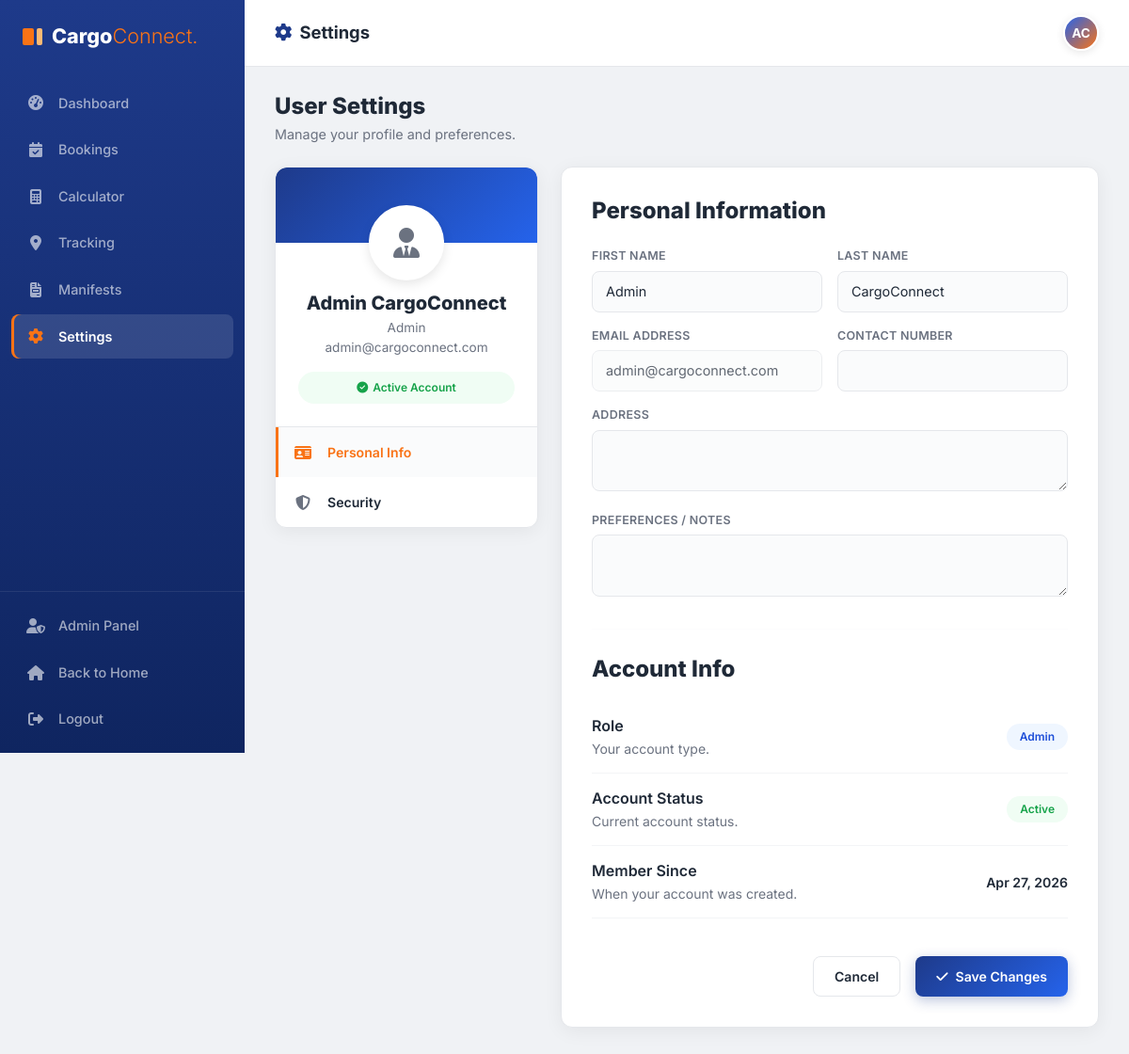
The app's page /profile.php (signed in) with its own data.
### tables this page shows
CREATE TABLE `users` (
  `user_id` int NOT NULL,
  `first_name` varchar(50) DEFAULT NULL,
  `last_name` varchar(50) DEFAULT NULL,
  `email` varchar(100) NOT NULL,
  `password` varchar(255) NOT NULL,
  `role` enum('admin','customer') DEFAULT 'customer',
  `contact_number` varchar(20) DEFAULT NULL,
  `status` enum('active','inactive') DEFAULT 'active',
  `date_created` timestamp NULL DEFAULT CURRENT_TIMESTAMP
);

### includes/auth_check.php (called while the page is built, shortened)
<?php
require_once __DIR__ . '/db.php';
$is_logged_in = isset($_SESSION['user_id']) && $_SESSION['user_id'] > 0;
$current_user = null;
if ($is_logged_in && $conn) {
    $stmt = $conn->prepare("SELECT * FROM users WHERE user_id = ?");
    $stmt->bind_param('i', $_SESSION['user_id']);
    $stmt->execute();
    $r = $stmt->get_result();
    if ($r->num_rows > 0) {
        $current_user = $r->fetch_assoc();
    } else {
        session_destroy();
        header('Location: auth.php');
        exit;
    }
}
$user_name = $current_user['first_name'] . ' ' . $current_user['last_name'];
$user_initials = strtoupper(substr($current_user['first_name'], 0, 1) . substr($current_user['last_name'], 0, 1));
$user_role = $current_user['role'];
?>

### profile.php (the view, shortened to what this page needs)
<?php
require_once 'includes/auth_check.php';
$active_page = 'settings';
$profile = ['address'=>'','preferences'=>'','profile_picture'=>''];
?>
<?php include 'includes/app_head.php'; ?>
<?php include 'includes/sidebar.php'; ?>
<div class="cc-main">
    <div class="cc-topbar">
        <div style="display:flex;align-items:center;">
            <span class="cc-topbar-title"><i class="fas fa-gear text-blue me-2"></i>Settings</span>
        </div>
        <div class="cc-topbar-actions"><div class="cc-avatar"><?php echo $user_initials; ?></div></div>
    </div>
    <div class="cc-page">
        <h2 class="cc-page-title">User Settings</h2>
        <p class="cc-page-subtitle">Manage your profile and preferences.</p>
        <div class="cc-settings-grid">
            <div>
                <div class="cc-card cc-profile-card">
                    <div class="cc-card-body" style="padding-top:0;">
                        <div class="cc-profile-avatar"><i class="fas fa-user-tie"></i></div>
                        <h5 style="font-weight:800;margin:0 0 4px;"><?php echo htmlspecialchars($user_name); ?></h5>
                        <p style="color:var(--cc-text-muted);font-size:0.85rem;margin:0 0 16px;">
                            <?php echo htmlspecialchars(ucfirst($current_user['role'])); ?><br>
                            <?php echo htmlspecialchars($current_user['email']); ?>
                        </p>
                        <span class="cc-badge <?php echo ($current_user['status'] ?? 'active') === 'active' ? 'cc-badge-green' : 'cc-badge-red'; ?>" style="width:100%;justify-content:center;padding:8px;">
                            <i class="fas fa-circle-check"></i> <?php echo ($current_user['status'] ?? 'active') === 'active' ? 'Active Account' : 'Inactive'; ?>
                        </span>
                    </div>
                    <div style="border-top:1px solid var(--cc-border);padding:0;">
                        <a href="#personal" class="d-flex align-items-center gap-3 p-3 text-decoration-none" style="border-left:3px solid var(--cc-orange);background:#fafbfc;">
                            <i class="fas fa-id-card" style="color:var(--cc-orange);width:20px;text-align:center;"></i>
                            <span style="font-weight:600;font-size:0.88rem;color:var(--cc-orange);">Personal Info</span>
                        </a>
                        <a href="#" class="d-flex align-items-center gap-3 p-3 text-decoration-none" style="border-left:3px solid transparent;">
                            <i class="fas fa-shield-halved" style="color:var(--cc-text-muted);width:20px;text-align:center;"></i>
                            <span style="font-weight:600;font-size:0.88rem;color:var(--cc-text);">Security</span>
                        </a>
                    </div>
                </div>
            </div>
            <div>
                <div class="cc-card">
                    <div class="cc-card-body" style="padding:32px;">
                        <h4 style="font-weight:800;margin:0 0 24px;">Personal Information</h4>
                        <form method="POST" action="profile.php">
                            <div class="row g-3 mb-4">
                                <div class="col-sm-6">
                                    <label class="cc-form-label">First Name</label>
                                    <input type="text" name="first_name" class="cc-form-control" value="<?php echo htmlspecialchars($current_user['first_name']); ?>">
                                </div>
                                <div class="col-sm-6">
                                    <label class="cc-form-label">Last Name</label>
                                    <input type="text" name="last_name" class="cc-form-control" value="<?php echo htmlspecialchars($current_user['last_name']); ?>">
                                </div>
                                <div class="col-sm-6">
                                    <label class="cc-form-label">Email Address</label>
                                    <input type="email" class="cc-form-control" value="<?php echo htmlspecialchars($current_user['email']); ?>" readonly style="opacity:0.7;">
                                </div>
                                <div class="col-sm-6">
                                    <label class="cc-form-label">Contact Number</label>
                                    <input type="tel" name="contact_number" class="cc-form-control" value="<?php echo htmlspecialchars($current_user['contact_number'] ?? ''); ?>">
                                </div>
                                <div class="col-12">
                                    <label class="cc-form-label">Address</label>
                                    <textarea name="address" class="cc-form-control" rows="2"><?php echo htmlspecialchars($profile['address'] ?? ''); ?></textarea>
                                </div>
                                <div class="col-12">
                                    <label class="cc-form-label">Preferences / Notes</label>
                                    <textarea name="preferences" class="cc-form-control" rows="2"><?php echo htmlspecialchars($profile['preferences'] ?? ''); ?></textarea>
                                </div>
                            </div>
                            <hr style="border-color:#f3f4f6;margin:28px 0;">
                            <h4 style="font-weight:800;margin:0 0 20px;">Account Info</h4>
                            <div class="cc-switch-row">
                                <div>
                                    <div style="font-weight:600;">Role</div>
                                    <small style="color:var(--cc-text-muted);">Your account type.</small>
                                </div>
                                <span class="cc-badge cc-badge-blue"><?php echo ucfirst(htmlspecialchars($current_user['role'])); ?></span>
                            </div>
                            <div class="cc-switch-row">
                                <div>
                                    <div style="font-weight:600;">Account Status</div>
                                    <small style="color:var(--cc-text-muted);">Current account status.</small>
                                </div>
                                <span class="cc-badge <?php echo ($current_user['status'] ?? 'active') === 'active' ? 'cc-badge-green' : 'cc-badge-red'; ?>">
                                    <?php echo ucfirst(htmlspecialchars($current_user['status'] ?? 'active')); ?>
                                </span>
                            </div>
                            <div class="cc-switch-row">
                                <div>
                                    <div style="font-weight:600;">Member Since</div>
                                    <small style="color:var(--cc-text-muted);">When your account was created.</small>
                                </div>
                                <span style="font-weight:600;font-size:0.88rem;"><?php echo isset($current_user['date_created']) ? date('M d, Y', strtotime($current_user['date_created'])) : '—'; ?></span>
                            </div>
                            <div class="d-flex justify-content-end gap-3 mt-4 pt-3">
                                <a href="profile.php" class="cc-btn cc-btn-light">Cancel</a>
                                <button type="submit" class="cc-btn cc-btn-primary"><i class="fas fa-check"></i> Save Changes</button>
                            </div>
                        </form>
                    </div>
                </div>
            </div>
        </div>
    </div>
</div>
<?php include 'includes/app_foot.php'; ?>

### includes/app_head.php (shortened to what this page needs)
<!DOCTYPE html>
<html lang="en">
<head>
    <link href="https://cdn.jsdelivr.net/npm/bootstrap@5.3.2/dist/css/bootstrap.min.css" rel="stylesheet">
    <link rel="stylesheet" href="https://cdnjs.cloudflare.com/ajax/libs/font-awesome/6.4.2/css/all.min.css">
    <link rel="stylesheet" href="app.css">
</head>
<body>

### includes/sidebar.php (shortened to what this page needs)
<?php
$nav_items = [
    ['id' => 'dashboard',   'label' => 'Dashboard',   'icon' => 'fa-gauge-high',      'href' => 'dashboard.php'],
    ['id' => 'bookings',    'label' => 'Bookings',    'icon' => 'fa-calendar-check',  'href' => 'book.php'],
    ['id' => 'calculator',  'label' => 'Calculator',  'icon' => 'fa-calculator',      'href' => 'calculator.php'],
    ['id' => 'tracking',    'label' => 'Tracking',    'icon' => 'fa-location-dot',    'href' => 'track.php'],
    ['id' => 'manifests',   'label' => 'Manifests',   'icon' => 'fa-file-invoice',    'href' => 'manifest.php'],
    ['id' => 'settings',    'label' => 'Settings',    'icon' => 'fa-gear',            'href' => 'profile.php'],
];
?>
<aside class="cc-sidebar" id="ccSidebar">
    <div class="cc-sidebar-logo">
        <div class="cc-logo-icon">
            <div class="cc-logo-bar1"></div>
            <div class="cc-logo-bar2"></div>
        </div>
        <span class="cc-logo-text">
            <span class="cc-logo-cargo">Cargo</span><span class="cc-logo-connect">Connect.</span>
        </span>
    </div>
    <nav class="cc-sidebar-nav">
        <?php foreach ($nav_items as $item): ?>
        <a href="<?php echo $item['href']; ?>"
           id="nav-<?php echo $item['id']; ?>"
           class="cc-nav-link<?php echo (isset($active_page) && $active_page === $item['id']) ? ' active' : ''; ?>">
            <i class="fas <?php echo $item['icon']; ?>"></i>
            <span><?php echo $item['label']; ?></span>
        </a>
        <?php endforeach; ?>
    </nav>
    <div class="cc-sidebar-footer">
        <?php if (isset($user_role) && $user_role === 'admin'): ?>
        <a href="admin.php" class="cc-nav-link <?php echo (basename($_SERVER['PHP_SELF']) === 'admin.php') ? 'active' : ''; ?>">
            <i class="fas fa-user-shield"></i>
            <span>Admin Panel</span>
        </a>
        <?php endif; ?>
        <a href="index.php" class="cc-nav-link">
            <i class="fas fa-house"></i>
            <span>Back to Home</span>
        </a>
        <a href="auth.php?action=logout" class="cc-nav-link cc-nav-logout">
            <i class="fas fa-right-from-bracket"></i>
            <span>Logout</span>
        </a>
    </div>
</aside>

### includes/app_foot.php (shortened to what this page needs)
</body>
</html>

### records on screen
users: user_initials "AC", user_name "Admin CargoConnect", role "Admin", email "admin@cargoconnect.com", first_name "Admin", last_name "CargoConnect", status "Active", date_created "Apr 27, 2026"

### other values on screen
$item['label'] "Dashboard"
$item['label'] "Bookings"
$item['label'] "Calculator"
$item['label'] "Tracking"
$item['label'] "Manifests"
$item['label'] "Settings"
